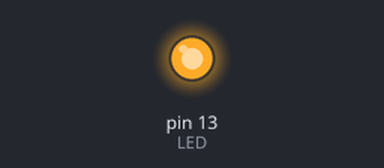
Simulated run of this sketch. Board: Arduino Uno, built with avr-gcc and run on an emulated ATmega328P. Parts: output pins drawn as LEDs (lit = HIGH).

Above: at 1.0 s.
At 11.5 s:
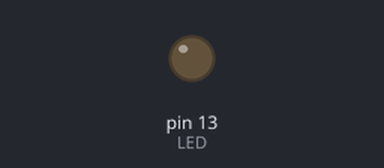
Timing chart, 0 to 18.2 s (numbered marks = the images above):
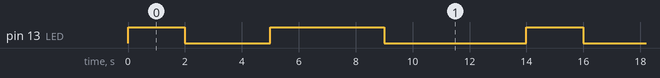

Measured:
- by itself, pin 13 (LED): repeats every 14.0 s: LOW 3.0 s, HIGH 4.0 s, LOW 5.0 s, HIGH 2.0 s
- by itself, everything shown: repeats every 14.0 s, in 4 steps

The sketch:

FIRST.ino
```cpp
const int LED = 13;
const int LED2 = 12;

void setup() {
  // put your setup code here, to run once:
  pinMode(LED,OUTPUT);
  Serial.begin(9600);
}

void loop() {
  // put your main code here, to run repeatedly:
digitalWrite(LED,HIGH);
delay(2000);
digitalWrite(LED,LOW);
delay(3000);
digitalWrite(LED,HIGH);
delay(4000);
digitalWrite(LED,LOW);
delay(5000);
}
```
